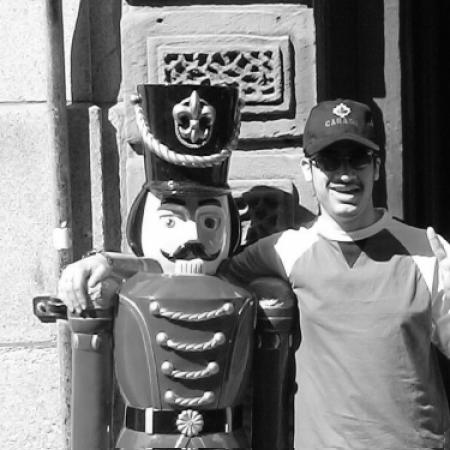
#> input picture MultiMedia/HW2/Hi.tif, 450 x 450 px
$ python hist_cdf.py
#> lines starting #> are read from the running program, lines starting #| are printed output that depends on the picture
#> further down, img is the input picture: shape (450, 450); min 0, max 255, mean 126.4
"""
MultiMedia Homework 2
-----------------------------
Author : Maryam Saeedmehr
Std NO.: 9629373
"""

# Question 1 : Histogram and CDF Calculation

import cv2 as cv # for reading image
import numpy as np # some mathematic calculation
import matplotlib.pyplot as plt # plot results

def hist_cdf(image):
    """
    This function will calculate histogram of
    an input image and also calculate cdf of
    the image. It will finally plot the results
    """
    # Histogram Calculation
    Histogram = [0]*257
    [Row, Column] = image.shape
#> Row = 450; Column = 450
    for row in range(Row):
        for column in range(Column):
            Histogram[image[row][column] + 1] = Histogram[image[row][column] + 1] + 1
#> after the loop, Histogram = 257 values, max 1975 at index 16, min 0 at index 0, mean 787.9

    # PDF Calculation
    pdf = [Histogram[i]/(Row*Column) for i in range(257)]
#> pdf = 257 values, max 0.00975 at index 16, min 0 at index 0, mean 0.00389

    # CDF Calculation
    cdf = [0]*257
    for i in range(1,257):
        cdf[i] = cdf[i-1] + pdf[i]
#> after the loop, cdf = 257 values from 0 to 1


     # ----------------------------------------------------------
     # These plots should be commented fot Question 3 otherwise
     # some errors like : 'warning about too many open figures'
     # occures. :)

#     # Plot Histogram
#     plt.figure(figsize=(8, 6))
#     plt.title('Histogram')
#     plt.plot(Histogram)

#     # Plot CDF
#     plt.figure(figsize=(8, 6))
#     plt.title('CDF')
#     plt.plot(cdf)

     # -----------------------------------------------------------

    return [Histogram, cdf]


# -----------------------------
# Test the function
img = cv.imread('Hi.tif', 0)
[Histogram, CDF] = hist_cdf(img)
#> CDF = 257 values from 0 to 1

# Plot Histogram
plt.figure(figsize=(8, 6))
plt.title('Histogram')
plt.plot(Histogram)

# Plot CDF
plt.figure(figsize=(8, 6))
plt.title('CDF')
plt.plot(CDF)
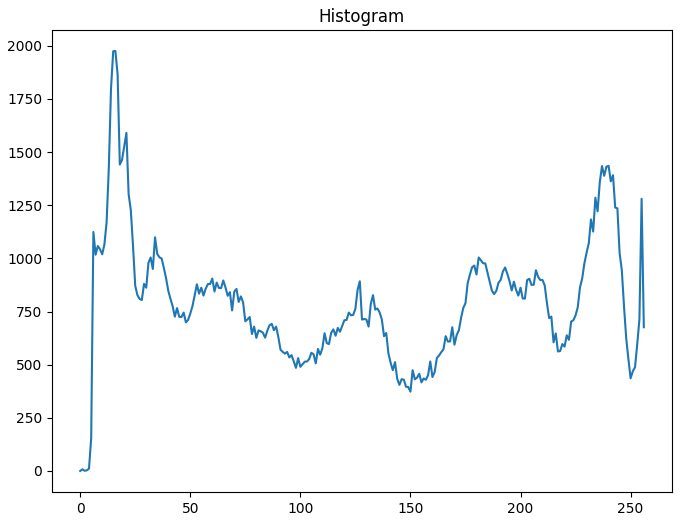
#> figure drawn by matplotlib, 1 panel; curve peaks at x = 16, y = 1975
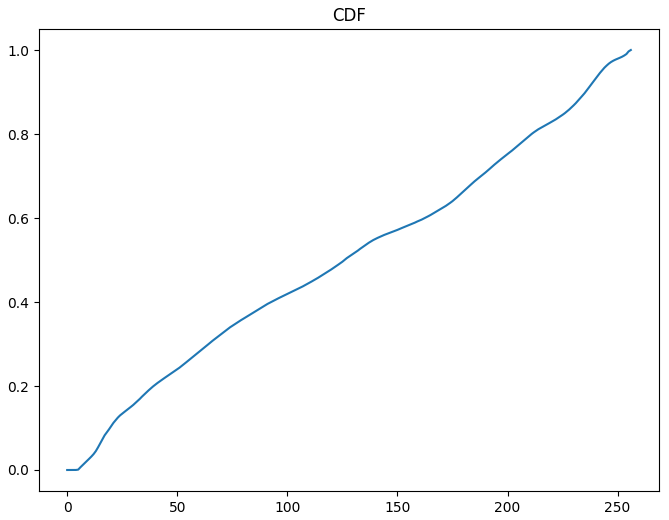
#> figure drawn by matplotlib, 1 panel; curve peaks at x = 256, y = 1
